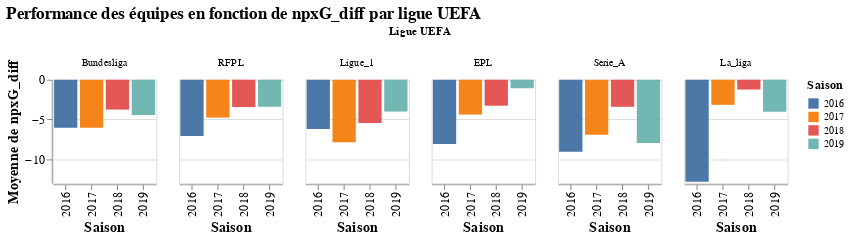

Notebook cell for this chart:
### Code cell
# Création de la visualisation
alt.Chart(mean_npxG_diff).mark_bar().encode(
    x=alt.X('year:N', title='Saison'),
    y=alt.Y('npxG_diff:Q', title='Moyenne de npxG_diff'),
    color=alt.Color('year:N', title='Saison'),
    column=alt.Column('league:N', title='Ligue UEFA', sort=alt.EncodingSortField(field='npxG_diff', order='descending'))
).properties(
    width=100,
    height=100,
    title="Performance des équipes en fonction de npxG_diff par ligue UEFA"
).configure_axis(
    labelFontSize=12,
    titleFontSize=14
).configure_legend(
    titleFontSize=12,
    labelFontSize=10
).configure_title(
    fontSize=16
)

### Figure 1 — Vega-Lite specification as saved in the notebook (floating-point values rounded to 4 significant figures)
{"config": {"view": {"continuousWidth": 300, "continuousHeight": 300}, "axis": {"labelFontSize": 12, "titleFontSize": 14}, "legend": {"labelFontSize": 10, "titleFontSize": 12}, "title": {"fontSize": 16}}, "data": {"name": "data-d8555453f3cbb5c75f81875788fd2eee"}, "mark": {"type": "bar"}, "encoding": {"color": {"field": "year", "title": "Saison", "type": "nominal"}, "column": {"field": "league", "sort": {"field": "npxG_diff", "order": "descending"}, "title": "Ligue UEFA", "type": "nominal"}, "x": {"field": "year", "title": "Saison", "type": "nominal"}, "y": {"field": "npxG_diff", "title": "Moyenne de npxG_diff", "type": "quantitative"}}, "height": 100, "title": "Performance des équipes en fonction de npxG_diff par ligue UEFA", "width": 100, "$schema": "https://vega.github.io/schema/vega-lite/v5.16.3.json", "datasets": {"data-d8555453f3cbb5c75f81875788fd2eee": [{"league": "Bundesliga", "year": 2016, "npxG_diff": -6.045}, {"league": "Bundesliga", "year": 2017, "npxG_diff": -6.025}, {"league": "Bundesliga", "year": 2018, "npxG_diff": -3.753}, {"league": "Bundesliga", "year": 2019, "npxG_diff": -4.447}, {"league": "EPL", "year": 2016, "npxG_diff": -8.081}, {"league": "EPL", "year": 2017, "npxG_diff": -4.378}, {"league": "EPL", "year": 2018, "npxG_diff": -3.27}, {"league": "EPL", "year": 2019, "npxG_diff": -1.077}, {"league": "La_liga", "year": 2016, "npxG_diff": -12.83}, {"league": "La_liga", "year": 2017, "npxG_diff": -3.158}, {"league": "La_liga", "year": 2018, "npxG_diff": -1.239}, {"league": "La_liga", "year": 2019, "npxG_diff": -4.027}, {"league": "Ligue_1", "year": 2016, "npxG_diff": -6.206}, {"league": "Ligue_1", "year": 2017, "npxG_diff": -7.86}, {"league": "Ligue_1", "year": 2018, "npxG_diff": -5.444}, {"league": "Ligue_1", "year": 2019, "npxG_diff": -4.005}, {"league": "RFPL", "year": 2016, "npxG_diff": -7.076}, {"league": "RFPL", "year": 2017, "npxG_diff": -4.763}, {"league": "RFPL", "year": 2018, "npxG_diff": -3.44}, {"league": "RFPL", "year": 2019, "npxG_diff": -3.4}, {"league": "Serie_A", "year": 2016, "npxG_diff": -9.051}, {"league": "Serie_A", "year": 2017, "npxG_diff": -6.928}, {"league": "Serie_A", "year": 2018, "npxG_diff": -3.403}, {"league": "Serie_A", "year": 2019, "npxG_diff": -7.963}]}}
